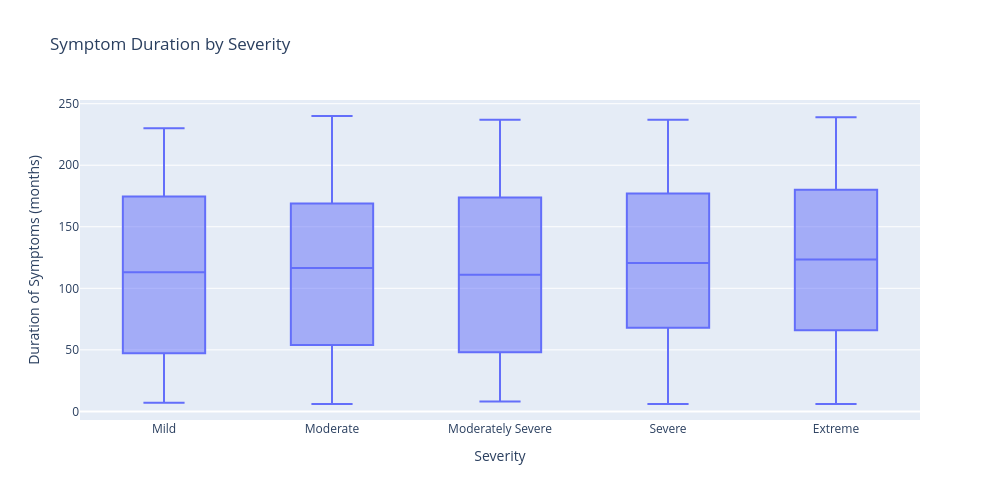

The notebook cell saved with this chart:
### Code cell
fig = px.box(
    df,
    x="Severity",
    y="Duration of Symptoms (months)",
    category_orders={'Severity': ['Mild','Moderate','Moderately Severe','Severe','Extreme']},
    title="Symptom Duration by Severity",
    width=1000, height=500
)
fig.show()

### Figure 1 — Plotly figure (JSON) as saved in the notebook; plotly's stock layout.template omitted (floating-point values rounded to 4 significant figures; data arrays with more than 128 entries replaced by an {"elided": "..."} marker saying what was removed)
{"data": [{"alignmentgroup": "True", "hovertemplate": "Severity=%{x}<br>Duration of Symptoms (months)=%{y}<extra></extra>", "legendgroup": "", "marker": {"color": "#636efa"}, "name": "", "notched": false, "offsetgroup": "", "orientation": "v", "showlegend": false, "type": "box", "x": {"elided": "1500 str values"}, "x0": " ", "xaxis": "x", "y": {"elided": "1500 int values"}, "y0": " ", "yaxis": "y"}], "layout": {"boxmode": "group", "height": 500, "legend": {"tracegroupgap": 0}, "title": {"text": "Symptom Duration by Severity"}, "width": 1000, "xaxis": {"anchor": "y", "autorange": true, "categoryarray": ["Mild", "Moderate", "Moderately Severe", "Severe", "Extreme"], "categoryorder": "array", "domain": [0, 1], "range": [-0.5, 4.5], "title": {"text": "Severity"}, "type": "category"}, "yaxis": {"anchor": "x", "autorange": true, "domain": [0, 1], "range": [-7, 253], "title": {"text": "Duration of Symptoms (months)"}, "type": "linear"}}}
